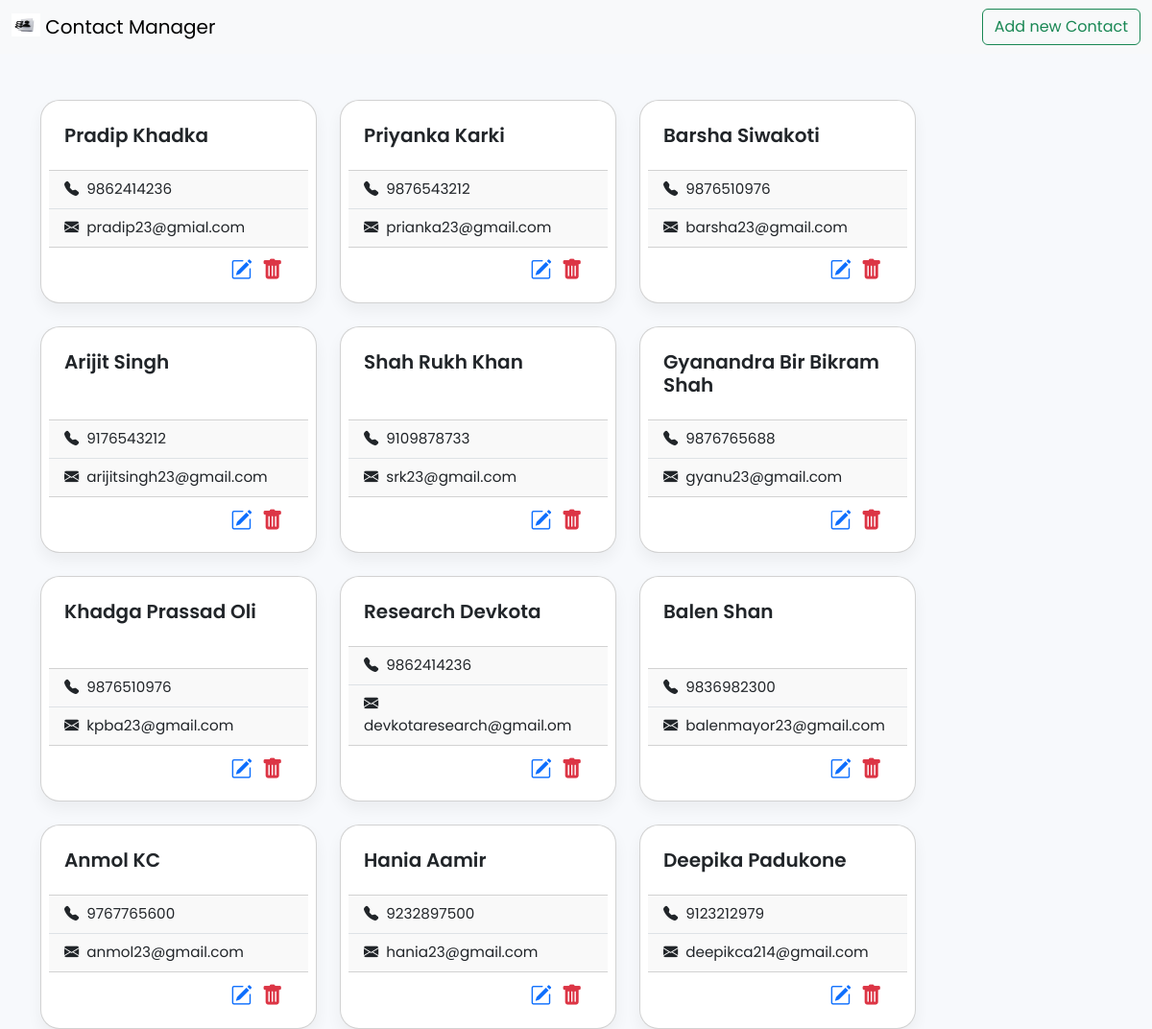
The page / on the database its author committed.
### cmanager/models.py (models this page shows, shortened)
class Contact(models.Model):
    name = models.CharField(max_length=100)
    phone = models.CharField(max_length=15)
    email = models.EmailField()

### cmanager/views.py (the view)
# urls.py: path('', views.contact_list, name='index'),
def contact_list(request):
    contacts = Contact.objects.all()
    return render(request,'index.html',{'contacts':contacts})

### templates/index.html
{% extends 'base.html' %}
{% load static %}
{% block content %}
<div class="container mt-5">
  <div class="d-flex flex-wrap justify-content-start gap-4">
    {% for contact in contacts %}
    <div class="card p-2" style="width: 18rem;">
      <div class="card-body">
        <h5 class="card-title">{{ contact.name }}</h5>
      </div>
      <ul class="list-group list-group-flush">
        <li class="list-group-item"><i class="bi bi-telephone-fill me-2"></i>{{ contact.phone }}</li>
        <li class="list-group-item"><i class="bi bi-envelope-fill me-2"></i>{{ contact.email }}</li>
      </ul>
      <div class="d-flex justify-content-end px-3 py-2">
        <a href="{% url 'update-contact' contact.id %}" class="btn-icon" title="Edit">
          <i class="bi bi-pencil-square"></i>
        </a>
        <a href="{% url 'delete-contact' contact.id %}" class="btn-icon delete" title="Delete">
          <i class="bi bi-trash-fill"></i>
        </a>
      </div>
    </div>
    {% endfor %}
  </div>
</div>
{% endblock content %}

### templates/base.html (shortened to what this page needs)
{% load static %}
<!doctype html>
<html lang="en">
<head>
  <link rel="stylesheet" href="https://cdn.jsdelivr.net/npm/bootstrap-icons@1.10.5/font/bootstrap-icons.css">
  <link href="{% static 'css/bootstrap.min.css' %}" rel="stylesheet">
  <link href="{% static 'css/bootstrap.min.css' %}" rel="stylesheet">
  <link href="{% static 'css/style.css' %}" rel="stylesheet">
</head>
<body>
  <nav class="navbar bg-body-tertiary">
    <div class="container-fluid">
      <a class="navbar-brand" href="#">
        <img src="{% static 'img/logo.jpg' %}" alt="Logo" width="30" height="24" class="d-inline-block align-text-top">
        Contact Manager
      </a>
      <a href="{% url 'create-contact' %}" class="btn btn-outline-success">Add new Contact</a>
    </div>
  </nav>
  {% block content %}
  {% endblock content %}
</body>
</html>

### static/css/style.css (style rules this page uses)
body { font-family: 'Poppins', sans-serif; background-color: #f7f9fc; }
.card { border-radius: 20px; box-shadow: 0 8px 16px rgba(0, 0, 0, 0.05); transition: transform 0.2s ease; }
.card-title { font-weight: 600; }
.btn-icon { border: none; background: none; font-size: 1.4rem; margin-right: 10px; color: #0d6efd; }
.btn-icon.delete { color: #dc3545; }
.list-group-item { background-color: #f9f9f9; font-size: 0.95rem; }

### rows shown on the page
Contact: name "Pradip Khadka", phone "9862414236", email "pradip23@gmial.com"
Contact: name "Priyanka Karki", phone "9876543212", email "prianka23@gmail.com"
Contact: name "Barsha Siwakoti", phone "9876510976", email "barsha23@gmail.com"
Contact: name "Arijit Singh", phone "9176543212", email "arijitsingh23@gmail.com"
Contact: name "Shah Rukh Khan", phone "9109878733", email "srk23@gmail.com"
Contact: name "Gyanandra Bir Bikram Shah", phone "9876765688", email "gyanu23@gmail.com"
Contact: name "Khadga Prassad Oli", phone "9876510976", email "kpba23@gmail.com"
Contact: name "Research Devkota", phone "9862414236", email "devkotaresearch@gmail.om"
Contact: name "Balen Shan", phone "9836982300", email "balenmayor23@gmail.com"
Contact: name "Anmol KC", phone "9767765600", email "anmol23@gmail.com"
Contact: name "Hania Aamir", phone "9232897500", email "hania23@gmail.com"
Contact: name "Deepika Padukone", phone "9123212979", email "deepikca214@gmail.com"
